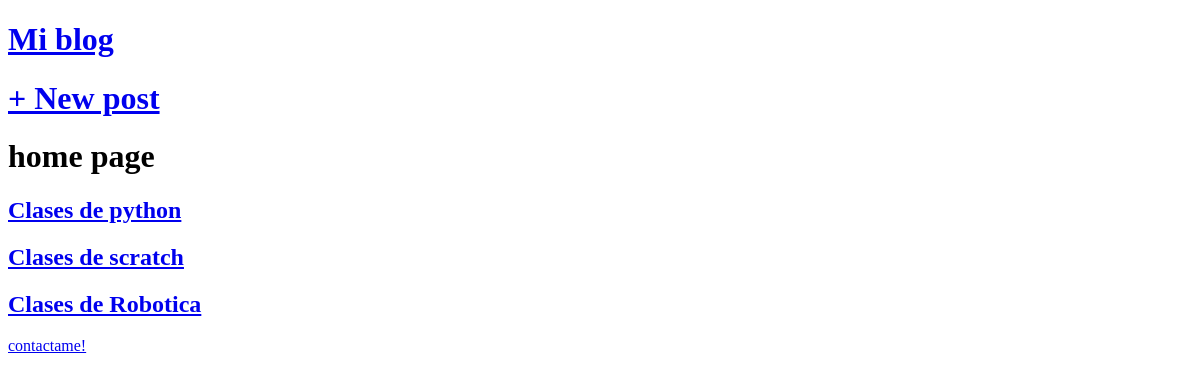
Before: / with the older database file.
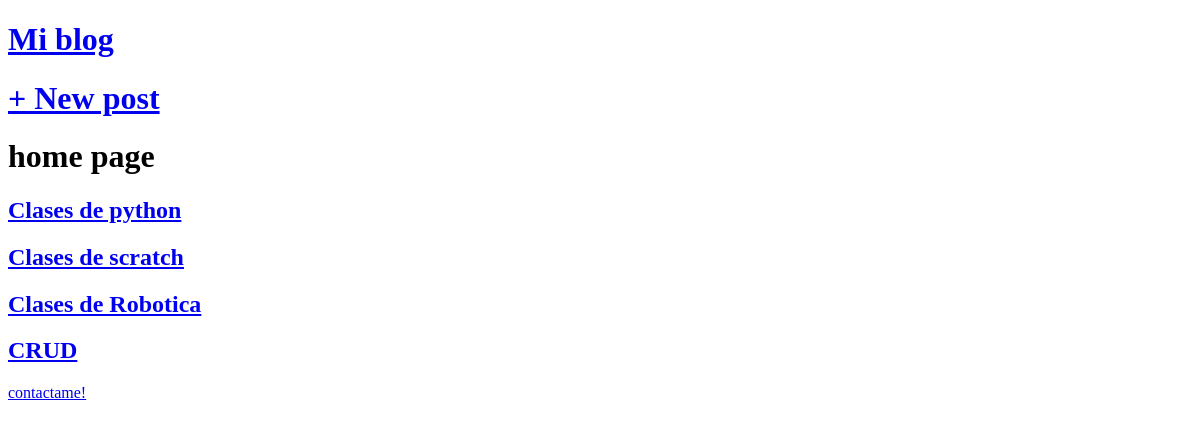
After: the same page with the newer database file.
### blog_app/models.py (models this page shows, shortened)
class Post(models.Model):
    title= models.CharField(max_length=200)
    author= models.ForeignKey(
        "auth.user",
        on_delete=models.CASCADE,
    )
    body= models.TextField()

### blog_app/views.py (the view)
# urls.py: path("",  homepageview.as_view(), name="home"),
class homepageview(ListView):
    model= Post
    template_name="home.html"

### templates/home.html
{% extends "base.html"  %}
{% block content   %}
<h1>home page</h1>
{% for post in post_list %}
    <div class="post-entry">
        <h2><a href="{% url 'post_detail' post.pk %}">{{post.title}}</a></h2>
    </div>
{% endfor %}
{% endblock content   %}

### templates/base.html (shortened to what this page needs)
{% load static %}
<!DOCTYPE html>
<html lang="en">
<head>
    <link rel="stylesheet" href="{% static 'css/base.css' %}">
</head>
<body>
<header>
    <div class="nav left">
         <h1><a href="{% url  'home' %}">Mi blog </a></h1>
    </div>
    <div class="nav right">
        <h1><a href="{% url  'post_new' %}">+ New post </a></h1>
   </div>
</header>
{% block content   %}
{% endblock content   %}
<footer>
    <a href="mailto:kao@gmail.com">contactame!</a>
</footer>
</body>
</html>

### static/css/base.css (style rules this page uses)
header h1 { color:red; }

Changed rows visible on the page:
added Post: title "CRUD"
